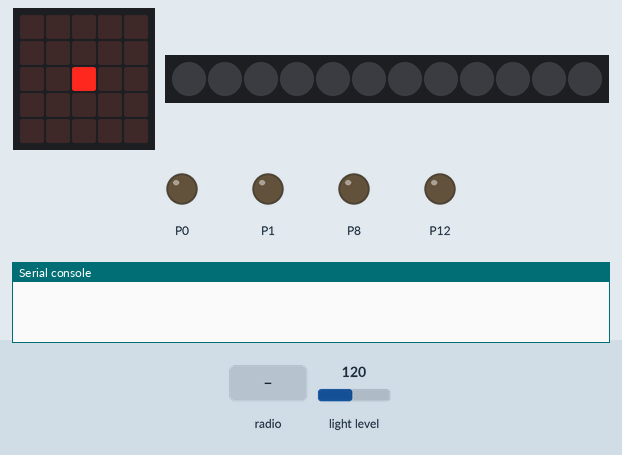
Simulated run of this program. Board: BBC micro:bit running MicroPython. On the bench: the board's 5×5 LED display, 12 RGB LEDs in strip order, left to right, output pins drawn as LEDs (lit = HIGH), the last lines printed to the serial console. The inputs (shaded band) are chosen by the test bench; at power-on: light level 120. Dim RGB values are drawn brighter than linear; no radio messages arrive unless stated (any console line starting 'radio sent:' is added by the test bench); the 48×5 strip is a reading aid, not a part: it shows the text the display is scrolling, unrolled, one strip-width of it at a time.

Above: at 8.15 s.
8.2 s: radio message "hi" arrives
At 8.6 s:
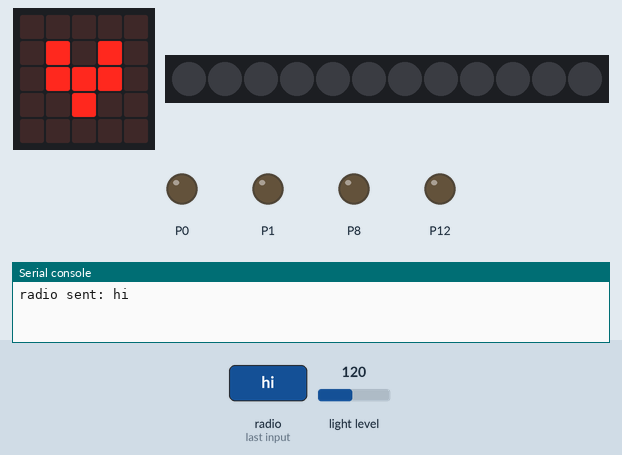
11.2 s: radio message "L" arrives
At 13.7 s:
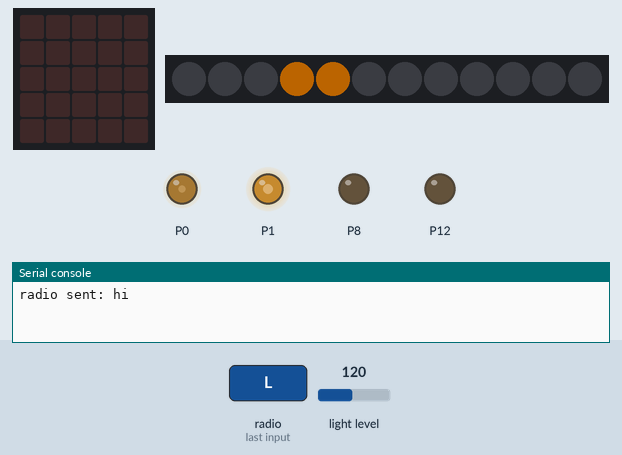
14.2 s: light level set to 79
15.7 s: light level set to 71
At 16.1 s:
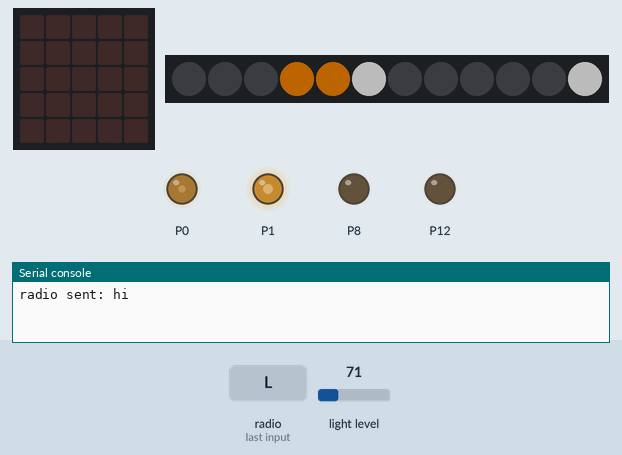
17.2 s: radio message "F" arrives
At 17.7 s:
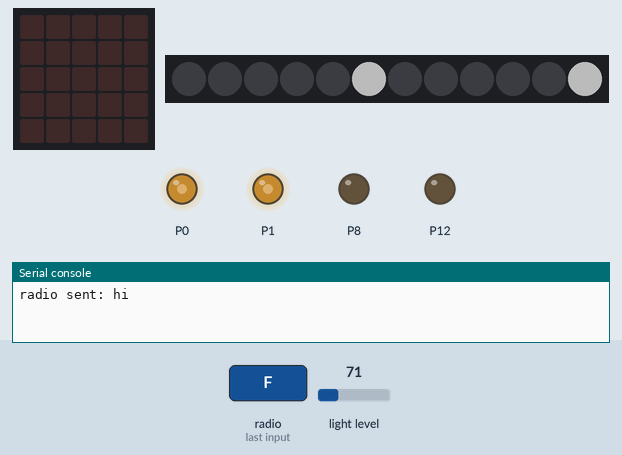
18.7 s: radio message "S" arrives
At 19.5 s:
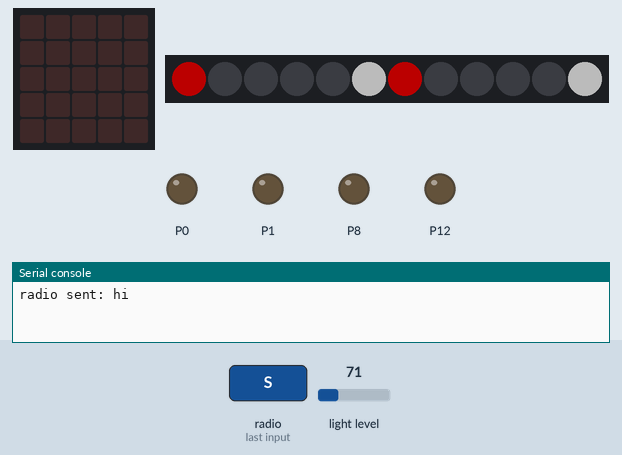
Timing chart, 0 to 21.7 s (numbered marks = the images above; inputs shaded):
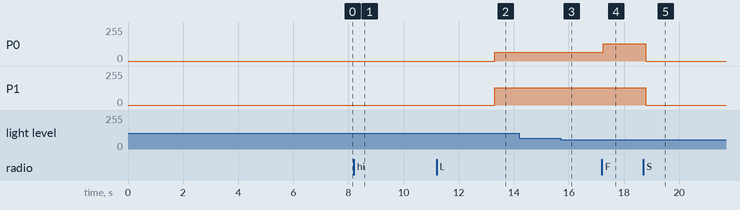

The program:

bitbot-rc3-2.py
```python
from microbit import *
import radio
import neopixel

# Motors - speed and direction
left_motor = [pin0, pin8]
right_motor = [pin1, pin12]


# Motor Functions
def pulse_width_modulate(motor, speed, direction):
    if 1023 >= speed >= 0:
        motor[0].write_analog(speed)
        motor[1].write_digital(direction)


def motor_forward(motor, percent):
    pulse_width_modulate(motor, percent * 10.23, 0)


def motor_reverse(motor, percent):
    pulse_width_modulate(motor, 1023 - (percent * 10.23), 1)


def motor_stop(motor):
    pulse_width_modulate(motor, 0, 0)


# LED Functions
neopixels = neopixel.NeoPixel(pin13, 12)


def set_leds(pixels, colour):
    for i in pixels:
        neopixels[i] = colour
    neopixels.show()


# Colours
black = (0, 0, 0)
white = (75, 75, 75)  # full intensity is REALLY bright
red = (75, 0, 0)
amber = (75, 40, 0)


def mainbeam_lights(off=False):
    set_leds([5, 11], black if off else white)


def reverse_lights(off=False):
    set_leds([0, 6], black if off else white)


def brake_lights(off=False):
    set_leds([0, 6], black if off else red)


def left_blinker(off=False):
    set_leds([3, 4], black if off else amber)


def right_blinker(off=False):
    set_leds([9, 10], black if off else amber)


# High level commands
direction = "S"
speed = 50
headlights = "auto"


def go_faster():
    global speed
    speed = min(speed + 20, 100)


def go_slower():
    global speed
    speed = max(speed - 20, 0)


def go_forward():
    global direction
    direction = "F"
    motor_forward(left_motor, speed)
    motor_forward(right_motor, speed)


def reverse():
    global direction
    direction = "B"
    sound_horn()
    motor_reverse(left_motor, speed)
    motor_reverse(right_motor, speed)


def steer_left():
    global direction
    direction = "L"
    motor_forward(left_motor, speed / 2)
    motor_forward(right_motor, speed)


def steer_right():
    global direction
    direction = "R"
    motor_forward(left_motor, speed)
    motor_forward(right_motor, speed / 2)


def stop():
    global direction
    direction = "S"
    motor_stop(left_motor)
    motor_stop(right_motor)


def cycle_lights():
    global headlights
    if headlights == "auto":
        headlights = "off"
    elif headlights == "off":
        headlights = "on"
    else:
        headlights = "auto"


def update_headlights():
    main_beams = True if headlights == "on" else False

    if headlights == "auto":
        main_beams = False if display.read_light_level() >= 75 else True

    if main_beams:
        mainbeam_lights()
    else:
        mainbeam_lights(off=True)


def update_blinkers():
    left_blinker(off=direction != "L")
    right_blinker(off=direction != "R")


def update_rear_lights():
    if direction == "S":
        brake_lights()
    elif direction == "F" or direction == "L" or direction == "R":
        brake_lights(off=True)
        reverse_lights(off=True)
    elif direction == "B":
        reverse_lights()


def update_lights():
    update_headlights()
    update_blinkers()
    update_rear_lights()


def sound_horn():
    for i in range(2):
        pin14.write_digital(1)
        sleep(100)
        pin14.write_digital(0)
        sleep(200)


def wait_for_contact():
    display.clear()
    waiting = True

    while waiting:
        display.set_pixel(2, 2, 9)
        sleep(100)
        msg = radio.receive()

        if msg and msg == "hi":
            radio.send(msg)
            waiting = False
        else:
            display.set_pixel(2, 2, 0)
            sleep(100)


def show_contact_made():
    for i in range(5):
        display.show(Image.HEART_SMALL)
        sleep(500)
        display.show(Image.HEART)
        sleep(500)

    display.clear()


display.scroll("bitBot RC")
radio.on()

while True:
    wait_for_contact()
    show_contact_made()

    watchdog_counter = 0

    while watchdog_counter < 100:
        watchdog_counter += 1
        update_lights()
        sleep(100)

        msg = radio.receive()

        if msg:
            watchdog_counter = 0

            if msg == "S":
                stop()
            elif msg == "F":
                go_forward()
            elif msg == "B":
                reverse()
            elif msg == "L":
                steer_left()
            elif msg == "R":
                steer_right()
            elif msg == "W":
                go_slower()
            elif msg == "Z":
                go_faster()
            elif msg == "I":
                cycle_lights()
            elif msg == "P":
                sound_horn()

    stop()
    display.show(Image.SKULL)
    sleep(2000)
```

Measured:
- the behaviour switches between 75 and 74 on light level (found by bisection; images 2 and 3)
- after the input at 8.2 s, the display: changes at once (image 1)
- after the input at 11.2 s, P0: 0/255 → 64/255 after 2.1 s; P1: 0/255 → 128/255 after 2.1 s
- after the input at 14.2 s, every drawn part: stays the same
- after the input at 17.2 s, P0: 64/255 → 128/255 at once
- after the input at 18.7 s, P0, P1: 128/255 → 0/255 after 0.09 s instead of 8.9 s
- what the display in image 1 shows lasts 0.5 s, from 8.2 s to 8.7 s
